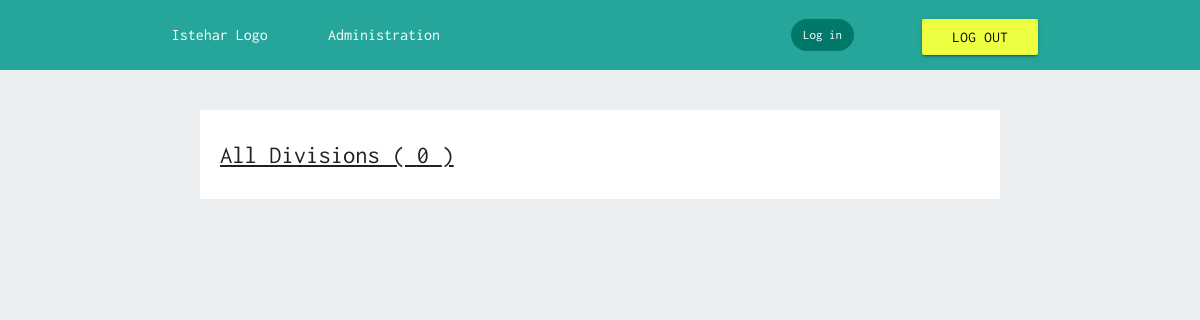
The page /staff/division/view/ on the database as committed earlier.
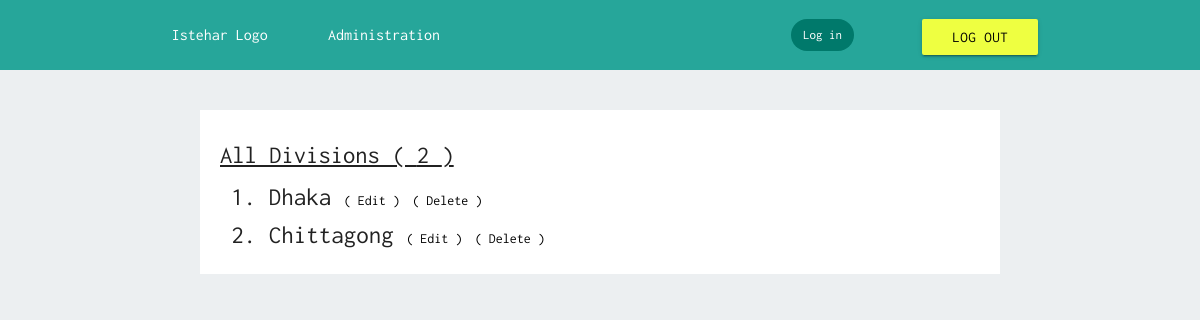
The same page on the database as committed later.
### staff/models.py (models this page shows, shortened)
class Division(models.Model):
    name = models.CharField(max_length=50, null=True, blank=True)

### staff/views.py (the view)
class DivisionView(View):
    template_name = 'staff/division-view.html'
    def get(self, request):
        divisions = models.Division.objects.all()
        count = models.Division.objects.all().count()
        variables = {
            'divisions': divisions,
            'count': count,
        }
        return render(request, self.template_name, variables)

### staff/templates/staff/division-view.html (shortened to what this page needs)
{% extends 'staff-base.html' %}
{% block body %}
<div class="row">
    <div class="col s12 m10 offset-m1 l8 offset-l2 white" style="margin-top: 40px; padding: 20px;">
        <h5><u>All Divisions ( {{ count }} )</u></h5>
        {% for division in divisions %}
            <div class="col s12 m12 l12">
                <p style="font-size: 25px;">
                    {{ forloop.counter }}. {{ division.name | title }}
                    <a href="#" class="black-text" style="font-size: 14px;">( Edit )</a>
                    <a href="#" class="black-text" style="font-size: 14px;">( Delete )</a>
                </p>
            </div>
        {% endfor %}
    </div>
</div>
{% endblock %}

Rows that differ between the two databases and show on the page:
added Division: name "Dhaka"
added Division: name "Chittagong"
Other text that changed with them:
{{ count }}: "0" → "2"
